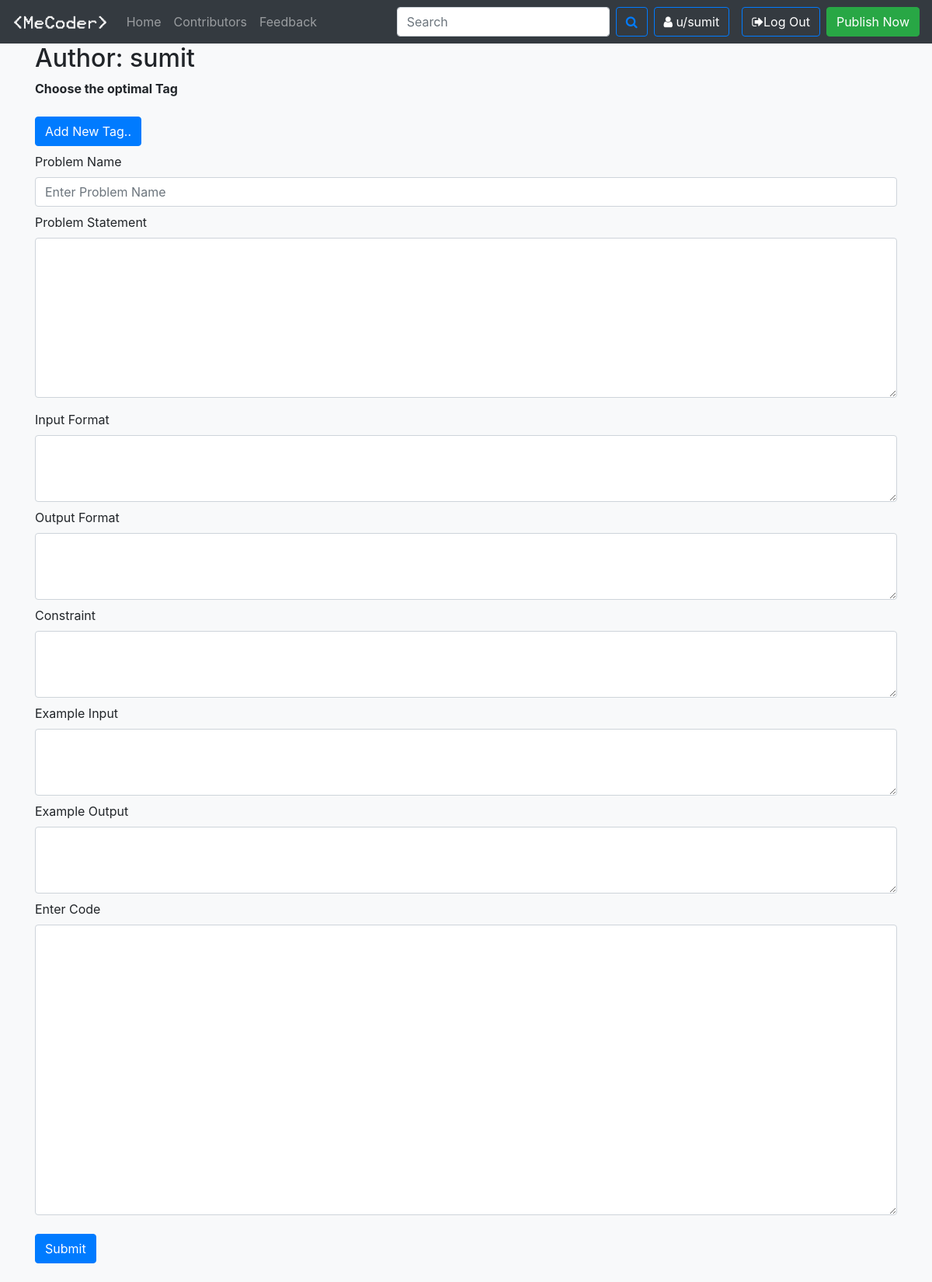
The app's page /problem/publishpage/ (signed in), older data.
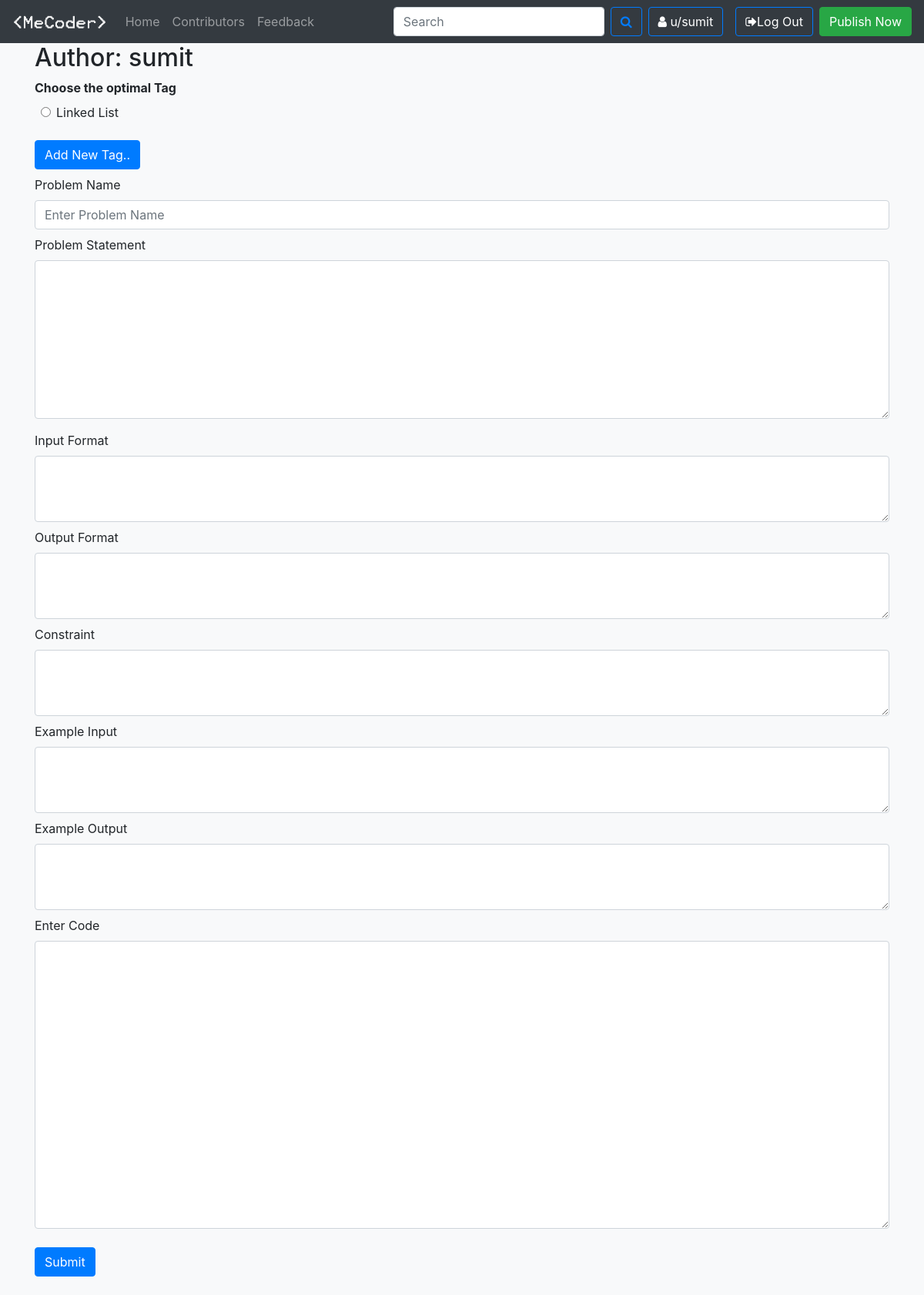
The same page, newer data.
### problem/models.py (models this page shows, shortened)
class probobj(models.Model):
    p_id=models.AutoField(primary_key=True)
    p_user=models.ForeignKey(User,on_delete=models.CASCADE)
    p_tag=models.CharField(max_length=100,default="unnamed")
    p_name=models.CharField(max_length=100)
    p_desc=models.TextField()
    p_in=models.CharField(max_length=200,default="")
    p_out=models.CharField(max_length=200,default="")
    p_const=models.CharField(max_length=200,default="")
    p_exin=models.CharField(max_length=200,default="")
    p_exout=models.CharField(max_length=200,default="")
    p_code=models.TextField(default="")
    p_timestamp=models.DateTimeField(default=now)

### problem/views.py (the view)
# urls.py: path('publishpage/',views.pubpage,name="publishpage"),
def pubpage(request):
    if request.user.is_authenticated:
        allprob=probobj.objects.all()
        tags=set(i.p_tag for i in allprob)
        return render(request,'problem/pubproblem.html',{'tags':tags})
    else:
        return redirect('problemhome')
    return redirect('problemhome')

### templates/problem/pubproblem.html (shortened to what this page needs)
{% extends 'basic.html' %}
{% block body %}
<div class="container bg-light">
<h2>Author: {{request.user}}</h2>
</div>
<div class="container my-2">
<form action="/problem/handlepubpage/" method='POST' >{% csrf_token %}
  <div class ="form-group">
      <label for="tags"><b>Choose the optimal Tag</b></label><br>
      {% for i in tags %}
      <label class="radio-inline mx-2"><div class="form-check">
        <input class="form-check-input" type="radio" name="tags" id="tags{{i}}" value="{{i}}">
        <label class="form-check-label" for="tags{{i}}">
          {{i}}
        </label>
      </div>
    </label>
      {% endfor %}
  </div>
     <button class="btn btn-primary" type="button" data-toggle="collapse" data-target="#addtag" aria-expanded="false" aria-controls="collapseExample">
      Add New Tag..
    </button>
  <div class="form-group my-2">
    <label for="pname">Problem Name</label>
    <input type="text" class="form-control" id="pname" name="pname" placeholder="Enter Problem Name" required>
  </div>
  <div class="form-group">
    <label for="pdesc">Problem Statement</label>
    <textarea class="form-control" id="pdesc" name="pdesc" rows="8" required></textarea>
  </div>
  <div class="form-group my-2">
    <label for="pin">Input Format</label>
    <textarea rows="3" class="form-control" id="pin" name="pin" required></textarea>
  </div>
  <div class="form-group my-2">
    <label for="pout">Output Format</label>
    <textarea rows="3" class="form-control" id="pout" name="pout" required></textarea>
  </div>
  <div class="form-group my-2">
    <label for="pconst">Constraint</label>
    <textarea rows="3" class="form-control" id="pconst" name="pconst" required></textarea>
  </div>
  <div class="form-group my-2">
    <label for="pexin">Example Input</label>
    <textarea rows="3" class="form-control" id="pexin" name="pexin" required></textarea>
  </div>
  <div class="form-group my-2">
    <label for="pexout">Example Output</label>
    <textarea rows="3" class="form-control" id="pexout" name="pexout" required></textarea>
  </div>
  <div class="form-group my-2">
    <label for="pcode">Enter Code</label>
    <textarea rows="15" class="form-control" id="pcode" name="pcode" required></textarea>
  </div>
 <button type="submit" class="btn btn-primary my-3">Submit</button></textarea>
</form>
</div>
{% endblock body %}

Row changes from the older to the newer data that the page shows:
added probobj: tags "Linked List"
Text that changed along with them:
new list line: "☐ Linked List"
